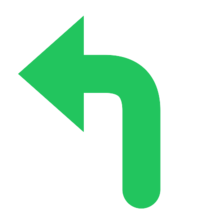
#> input picture zeppos/assets/round.r/turn_left.png, 210 x 210 px, found by its file name
$ python generate_store_screenshots.py
#> lines starting #> are read from the running program, lines starting #| are printed output that depends on the picture
import os
from PIL import Image, ImageDraw, ImageFont

# Set up output directories
dirs = [
    'store_assets/screenshots/en',
    'store_assets/screenshots/hu',
    'store_assets/screenshots',
    'store_assets/screenshots_360'
]
for d in dirs:
    os.makedirs(d, exist_ok=True)

font_dist = ImageFont.truetype('/usr/share/fonts/truetype/dejavu/DejaVuSans-Bold.ttf', 50)
font_street = ImageFont.truetype('/usr/share/fonts/truetype/dejavu/DejaVuSans-Bold.ttf', 22)
font_clock = ImageFont.truetype('/usr/share/fonts/truetype/dejavu/DejaVuSans-Bold.ttf', 44)

w, h = 360, 360
ss = 4
ss_mask = Image.new('L', (w * ss, h * ss), 0)
#> ss_mask: PIL image 1440x1440 L; every value is 0
draw_m = ImageDraw.Draw(ss_mask)
draw_m.ellipse((0, 0, w * ss, h * ss), fill=255)
mask = ss_mask.resize((w, h), Image.Resampling.LANCZOS)
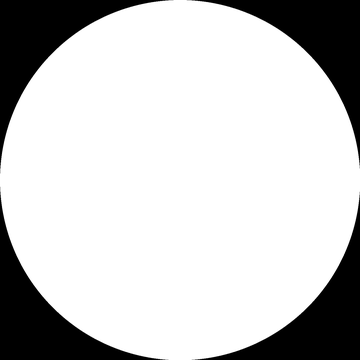
#> mask: PIL image 360x360 L; min 0, max 255, mean 200.5

def render_watch_screen(icon_path, dist, street, clock):
#> called with icon_path = 'zeppos/assets/round.r/turn_left.png', dist = '150 m', street = 'Main Street', clock = '14:25'
    img = Image.new('RGBA', (w, h), (10, 14, 20, 255))
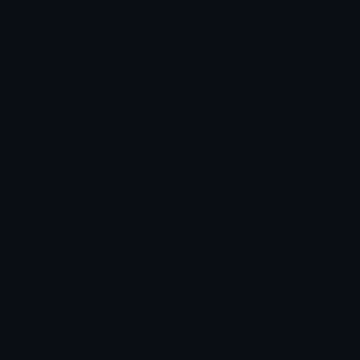
#> img: PIL image 360x360 RGBA; mean R, G, B, A 10, 14, 20, 255
    draw = ImageDraw.Draw(img)

    # 1. Turn Icon
    if os.path.exists(icon_path):
        icon_img = Image.open(icon_path).convert('RGBA')
#> icon_img is the input picture: PIL image 210x210 RGBA; mean R, G, B, A 9, 51.9, 24.8, 60.4
        icon_img = icon_img.resize((158, 158), Image.Resampling.LANCZOS)
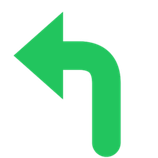
#> icon_img: PIL image 158x158 RGBA; mean R, G, B, A 8.5, 52.9, 24.8, 60.3; transparent parts drawn white
        img.paste(icon_img, (101, 8), icon_img)
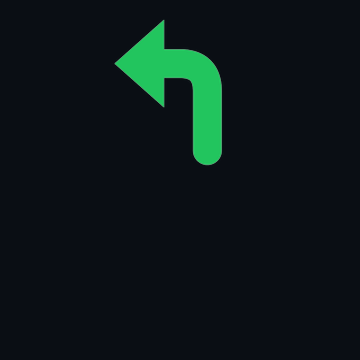
#> img: PIL image 360x360 RGBA; mean R, G, B, A 11.1, 22.4, 23.4, 254.8; transparent parts drawn white

    # 2. Distance text (White)
    bbox_d = draw.textbbox((0, 0), dist, font=font_dist)
#> bbox_d = (0, 10, 174, 48)
    dw = bbox_d[2] - bbox_d[0]
#> dw = 174
    draw.text(((w - dw) // 2, 166), dist, font=font_dist, fill=(255, 255, 255))

    # 3. Street text (Amber / Yellow)
    bbox_s = draw.textbbox((0, 0), street, font=font_street)
#> bbox_s = (0, 4, 146, 21)
    sw = bbox_s[2] - bbox_s[0]
#> sw = 146
    draw.text(((w - sw) // 2, 228), street, font=font_street, fill=(250, 204, 21))

    # 4. Clock text (White)
    bbox_c = draw.textbbox((0, 0), clock, font=font_clock)
#> bbox_c = (0, 8, 140, 41)
    cw = bbox_c[2] - bbox_c[0]
#> cw = 140
    draw.text(((w - cw) // 2, 280), clock, font=font_clock, fill=(255, 255, 255))

    # 5. Apply circular mask
    img.putalpha(mask)
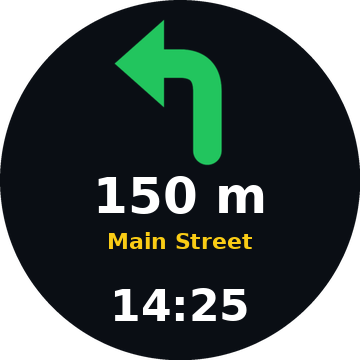
#> img: PIL image 360x360 RGBA; mean R, G, B, A 21.4, 32.1, 31.6, 200.5; transparent parts drawn white
    return img

# English screens
en_screens = [
    {
        'num': 1,
        'icon': 'zeppos/assets/round.r/turn_left.png',
        'dist': '150 m',
        'street': 'Main Street',
        'clock': '14:25',
        'desc': 'Turn Left'
    },
    {
        'num': 2,
        'icon': 'zeppos/assets/round.r/roundabout.png',
        'dist': '250 m',
        'street': '2nd Exit: High St',
        'clock': '14:28',
        'desc': 'Roundabout'
    },
    {
        'num': 3,
        'icon': 'zeppos/assets/round.r/turn_right.png',
        'dist': '400 m',
        'street': 'Oak Avenue',
        'clock': '14:32',
        'desc': 'Turn Right'
    },
    {
        'num': 4,
        'icon': 'zeppos/assets/round.r/destination.png',
        'dist': '50 m',
        'street': 'Destination Ahead',
        'clock': '14:35',
        'desc': 'Destination'
    }
]

# Hungarian screens
hu_screens = [
    {
        'num': 1,
        'icon': 'zeppos/assets/round.r/turn_left.png',
        'dist': '150 m',
        'street': 'Kossuth Lajos utca',
        'clock': '14:25',
        'desc': 'Balra kanyarodás'
    },
    {
        'num': 2,
        'icon': 'zeppos/assets/round.r/roundabout.png',
        'dist': '250 m',
        'street': '2. kijárat: Fő út',
        'clock': '14:28',
        'desc': 'Körforgalom'
    },
    {
        'num': 3,
        'icon': 'zeppos/assets/round.r/turn_right.png',
        'dist': '400 m',
        'street': 'Petőfi Sándor utca',
        'clock': '14:32',
        'desc': 'Jobbra kanyarodás'
    },
    {
        'num': 4,
        'icon': 'zeppos/assets/round.r/destination.png',
        'dist': '50 m',
        'street': 'Célállomás elérve',
        'clock': '14:35',
        'desc': 'Megérkezés'
    }
]

print("--- Generating English Screenshots ---")
for s in en_screens:
    im = render_watch_screen(s['icon'], s['dist'], s['street'], s['clock'])
    path_num = f"store_assets/screenshots/en/screenshot_{s['num']}.png"
    im.save(path_num, 'PNG')
    print(f"Saved {path_num}: size={im.size}, mode={im.mode}, corner_alpha={im.getpixel((0,0))[3]}")
#| Saved store_assets/screenshots/en/screenshot_1.png: size=(360, 360), mode=RGBA, corner_alpha=0
#> pass 2 of the loop `for s in en_screens:`:
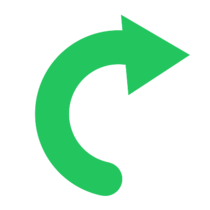
#> input picture zeppos/assets/round.r/roundabout.png, 210 x 210 px, found by its file name
#> in render_watch_screen, icon_img is the input picture: PIL image 210x210 RGBA; mean R, G, B, A 8.5, 49.5, 23.6, 57.3
#> icon_img: PIL image 158x158 RGBA
#> in render_watch_screen (call 2), `img.paste(icon_img, (101, 8), icon_img)`:
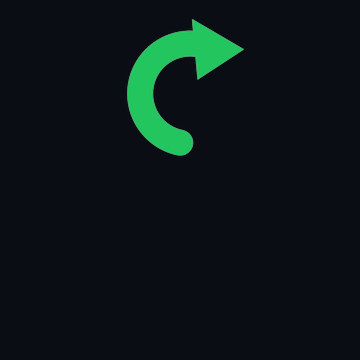
#> img: PIL image 360x360 RGBA; mean R, G, B, A 11, 21.9, 23.2, 254.8; transparent parts drawn white
#> bbox_s = (0, 4, 210, 26)
#> sw = 210
#> in render_watch_screen (call 2), `img.putalpha(mask)`:
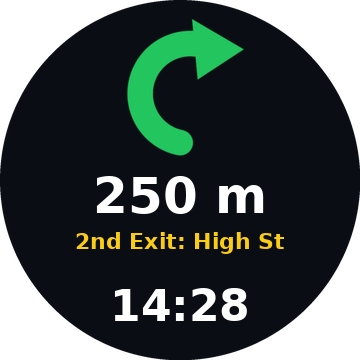
#> img: PIL image 360x360 RGBA; mean R, G, B, A 22.3, 32.6, 31.7, 200.5; transparent parts drawn white
#| Saved store_assets/screenshots/en/screenshot_2.png: size=(360, 360), mode=RGBA, corner_alpha=0
#> pass 3 of the loop `for s in en_screens:`:
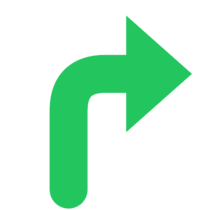
#> input picture zeppos/assets/round.r/turn_right.png, 210 x 210 px, found by its file name
#> in render_watch_screen, icon_img is the input picture: PIL image 210x210 RGBA; mean R, G, B, A 9, 51.9, 24.8, 60.4
#> icon_img: PIL image 158x158 RGBA
#> in render_watch_screen (call 3), `img.paste(icon_img, (101, 8), icon_img)`:
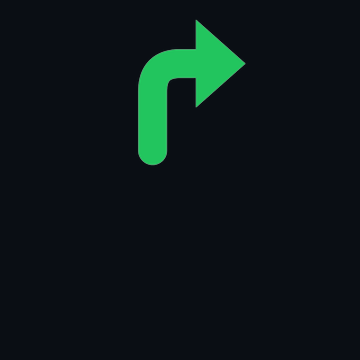
#> img: PIL image 360x360 RGBA; mean R, G, B, A 11.1, 22.4, 23.4, 254.8; transparent parts drawn white
#> bbox_s = (0, 4, 148, 21)
#> sw = 148
#> in render_watch_screen (call 3), `img.putalpha(mask)`:
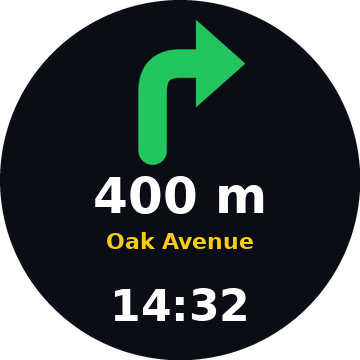
#> img: PIL image 360x360 RGBA; mean R, G, B, A 21.7, 32.4, 31.9, 200.5; transparent parts drawn white
#| Saved store_assets/screenshots/en/screenshot_3.png: size=(360, 360), mode=RGBA, corner_alpha=0
#> the loop made 4 passes; the first 3 are shown

print("--- Generating Hungarian Screenshots ---")
for s in hu_screens:
    im = render_watch_screen(s['icon'], s['dist'], s['street'], s['clock'])
    path_num = f"store_assets/screenshots/hu/screenshot_{s['num']}.png"
    im.save(path_num, 'PNG')
    print(f"Saved {path_num}: size={im.size}, mode={im.mode}, corner_alpha={im.getpixel((0,0))[3]}")
#| Saved store_assets/screenshots/hu/screenshot_1.png: size=(360, 360), mode=RGBA, corner_alpha=0
#> pass 2 of the loop `for s in hu_screens:`:
#| Saved store_assets/screenshots/hu/screenshot_2.png: size=(360, 360), mode=RGBA, corner_alpha=0
#> pass 3 of the loop `for s in hu_screens:`:
#| Saved store_assets/screenshots/hu/screenshot_3.png: size=(360, 360), mode=RGBA, corner_alpha=0
#> the loop made 4 passes; the first 3 are shown

# Also populate default root and screenshots_360 with descriptive names
names = [
    ('screenshot_1_turn_left.png', en_screens[0]),
    ('screenshot_2_roundabout.png', en_screens[1]),
    ('screenshot_3_turn_right.png', en_screens[2]),
    ('screenshot_4_destination.png', en_screens[3]),
]
for fname, s in names:
    im = render_watch_screen(s['icon'], s['dist'], s['street'], s['clock'])
    p1 = f"store_assets/screenshots/{fname}"
    p2 = f"store_assets/screenshots_360/{fname}"
    im.save(p1, 'PNG')
    im.save(p2, 'PNG')
#> pass 2 of the loop `for fname, s in names:`:
#> pass 3 of the loop `for fname, s in names:`:
#> the loop made 4 passes; the first 3 are shown
